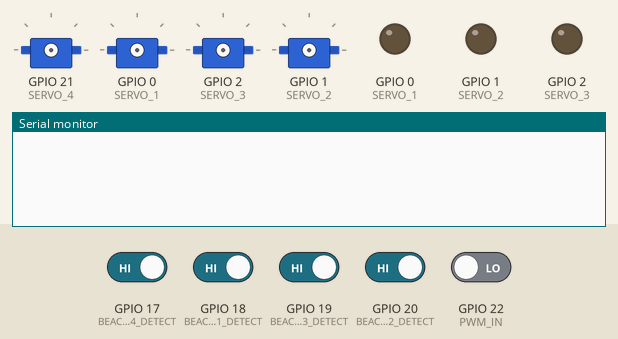
This sketch was run on a simulated ESP32. Parts: 4 × servo, output pins drawn as LEDs (lit = HIGH), the last lines printed to the serial monitor. The inputs (shaded band) are chosen by the test bench; at power-on: GPIO 17 (BEACON_4_DETECT), GPIO 18 (BEACON_1_DETECT), GPIO 19 (BEACON_3_DETECT), GPIO 20 (BEACON_2_DETECT) HIGH, GPIO 22 (PWM_IN) LOW.

Above: at 1.2 s.
1.3 s: GPIO 17 (BEACON_4_DETECT) driven LOW
At 3.7 s:
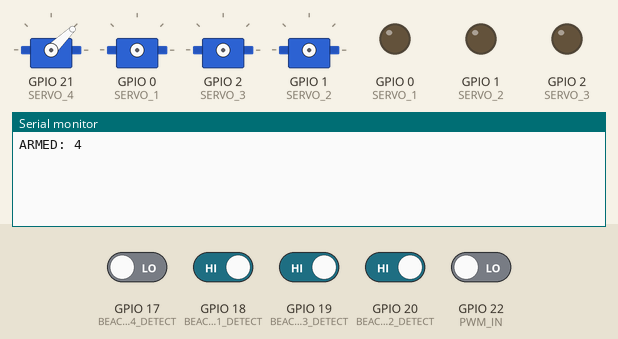
4.1 s: GPIO 18 (BEACON_1_DETECT) driven LOW
At 5.8 s:
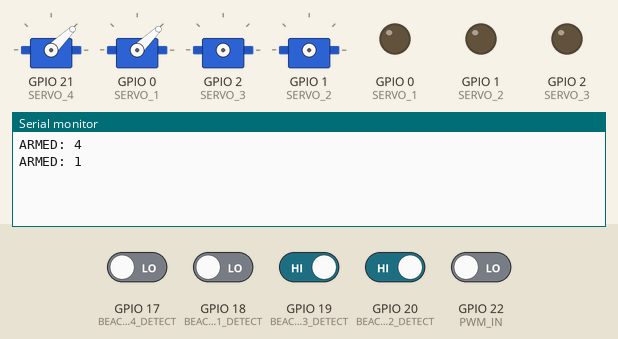
6.9 s: GPIO 19 (BEACON_3_DETECT) driven LOW
At 9.2 s:
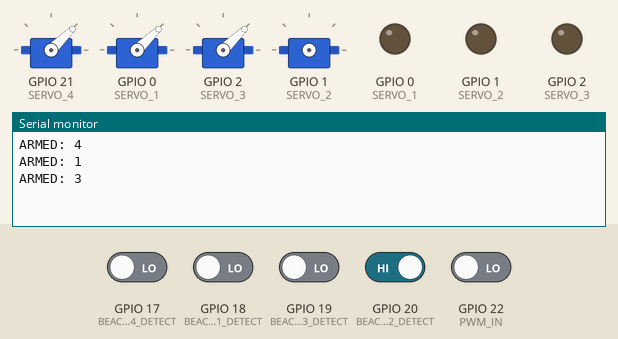
9.7 s: GPIO 20 (BEACON_2_DETECT) driven LOW
At 12.5 s:
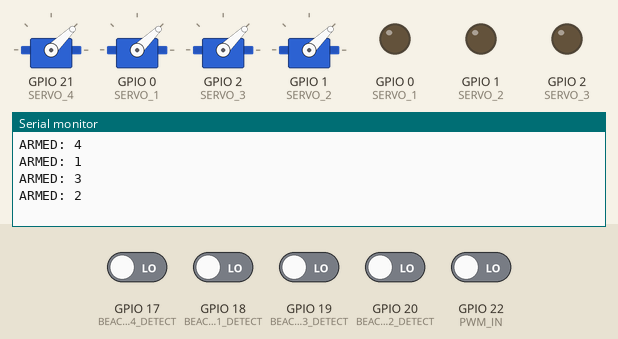
Timing chart, 0 to 13.5 s (numbered marks = the images above; inputs shaded):
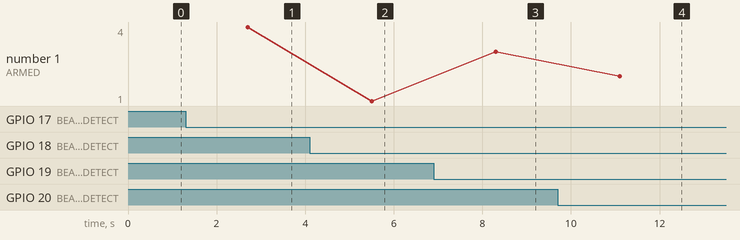

The sketch:

main.ino
```cpp
#include "dropper.h"

uint16_t pwm_val = 0, pwm_last_val = 0;
bool wait = false;

// Flaga - wysoki PWM (2000)
bool checkPwm (){
  if ((pwm_val > 1800 && pwm_val < 2200)){
    return true;
  }
  return false;
}

void setup() {
  // Inicjalizacja modulu zrzutu
  dropper_attach();
  // Pin do nasluchu PWM
  pinMode(PWM_IN, INPUT);
  Serial.begin(9600);
}

void loop() {
  // Odczyt wypelnienia PWM
  pwm_val = pulseIn(PWM_IN, HIGH);
  // Sprawdzenie i ewentualne zamkniecie komor
  dropper_close();
  // Zrzut MSK
  if(checkPwm() && !wait){
    wait = !wait;
    drop_nr++;
    printf("DROP: %d\n", drop_nr);
    dropper_drop();
    delay(DROP_TIMEOUT);
  }
  // Zabezpieczenie przed zrzutem kolejnego
  if(pwm_val > 800 && pwm_val < 1200 && wait)
    wait = !wait;
  //Serial.println(wait);
  delay(100);
}
```

dropper.h
```cpp
#include <ESP32Servo.h>

#include "params.h"

Servo _servo1, _servo2, _servo3, _servo4;

uint8_t _getBeaconNumber();

uint8_t map_beacon_pins [4] = {18, 20, 19, 17};
bool beacon_state [4];
bool beacon_last_state [4];

uint8_t drop_nr = 0;

// Inicjalizacja
void dropper_attach() {
    pinMode(BEACON_1_DETECT, INPUT);
    pinMode(BEACON_2_DETECT, INPUT);
    pinMode(BEACON_3_DETECT, INPUT);
    pinMode(BEACON_4_DETECT, INPUT);

    _servo1.setPeriodHertz(50);
    _servo2.setPeriodHertz(50);
    _servo3.setPeriodHertz(50);
    _servo4.setPeriodHertz(50);

    pinMode(SERVO_1, OUTPUT);
    pinMode(SERVO_2, OUTPUT);
    pinMode(SERVO_3, OUTPUT);
    pinMode(SERVO_4, OUTPUT);
}

// Detekcja obecnosci i ewentualne zamkniecie
void dropper_close(){
  //
  for(int i = 0; i < 4; i++){
    beacon_last_state[i] = beacon_state[i];
    beacon_state[i] = digitalRead(map_beacon_pins[i]);
  }
  // Servo 1
  if(!beacon_state[0] && beacon_last_state[0]){
    delay(500);
    _servo1.attach(SERVO_1);
    _servo1.writeMicroseconds(LOCKED_SERVO_US);
    vTaskDelay(100 / portTICK_PERIOD_MS);
    _servo1.detach();
    Serial.println("ARMED: 1");
    drop_nr = 0;
  }
  // Servo 2
  if(!beacon_state[1] && beacon_last_state[1]){
    delay(500);
    _servo2.attach(SERVO_2);
    _servo2.writeMicroseconds(LOCKED_SERVO_US);
    vTaskDelay(100 / portTICK_PERIOD_MS);
    _servo2.detach();
    Serial.println("ARMED: 2");
    drop_nr = 0;
  }
  // Servo 3
  if(!beacon_state[2] && beacon_last_state[2]){
    delay(500);
    _servo3.attach(SERVO_3);
    _servo3.writeMicroseconds(LOCKED_SERVO_US);
    vTaskDelay(100 / portTICK_PERIOD_MS);
    _servo3.detach();
    Serial.println("ARMED: 3");
    drop_nr = 0;
  }
  // Servo 4
  if(!beacon_state[3] && beacon_last_state[3]){
    delay(500);
    _servo4.attach(SERVO_4);
    _servo4.writeMicroseconds(LOCKED_SERVO_US);
   vTaskDelay(100 / portTICK_PERIOD_MS);
    _servo4.detach();
    Serial.println("ARMED: 4");
    drop_nr = 0;
  }
}

// Zrzut MSK
void dropper_drop() {
    //uint8_t availableBeacon = _getBeaconNumber();
    switch (drop_nr) {
        case 1:
            _servo1.attach(SERVO_1);
            _servo1.writeMicroseconds(UNLOCKED_SERVO_US);
            log_i("Dropped beacon: 1");
            vTaskDelay(DROP_TIMEOUT / portTICK_PERIOD_MS);
            _servo1.detach();
            break;
        case 2:
            _servo2.attach(SERVO_2);
            _servo2.writeMicroseconds(UNLOCKED_SERVO_US);
            log_i("Dropped beacon: 2");
            vTaskDelay(DROP_TIMEOUT / portTICK_PERIOD_MS);
            _servo2.detach();
            break;
        case 3:
            _servo3.attach(SERVO_3);
            _servo3.writeMicroseconds(UNLOCKED_SERVO_US);
            log_i("Dropped beacon: 3");
            vTaskDelay(DROP_TIMEOUT / portTICK_PERIOD_MS);
            _servo3.detach();
            break;
        case 4:
            _servo4.attach(SERVO_4);
            _servo4.writeMicroseconds(UNLOCKED_SERVO_US);
            log_i("Dropped beacon: 4");
            vTaskDelay(DROP_TIMEOUT / portTICK_PERIOD_MS);
            _servo4.detach();
            break;
        default:
            log_e("No beacons present. Cannot drop...");
            break;
    }
}

uint8_t  _getBeaconNumber() {
    if (digitalRead(BEACON_1_DETECT) == LOW) {
        return 1;
    }
    if (digitalRead(BEACON_2_DETECT) == LOW) {
        return 2;
    }
    if (digitalRead(BEACON_3_DETECT) == LOW) {
        return 3;
    }
    if (digitalRead(BEACON_4_DETECT) == LOW) {
        return 4;
    }

    return 0;
}
```

params.h
```cpp
// Parameters
#define DROP_TIMEOUT 1000

#define UNLOCKED_SERVO_US 1500
#define LOCKED_SERVO_US 1000

// Pin definitions

#define SERVO_1 0
#define SERVO_2 1
#define SERVO_3 2
#define SERVO_4 21

#define BEACON_1_DETECT 18 // SCL
#define BEACON_2_DETECT 20 // SDA
#define BEACON_3_DETECT 19 // RX
#define BEACON_4_DETECT 17 // TX

#define PWM_IN 22
```

Measured:
- after the input at 1.3 s, the serial monitor: prints a new line after 1.4 s (image 1)
- after the input at 4.1 s, the serial monitor: prints a new line after 1.4 s (image 2)
- after the input at 6.9 s, the serial monitor: prints a new line after 1.4 s (image 3)
- after the input at 9.7 s, the serial monitor: prints a new line after 1.4 s (image 4)
- plotted number 1: 4 → 1 after the input at 4.1 s, 1 → 3 after the input at 6.9 s, 3 → 2 after the input at 9.7 s
